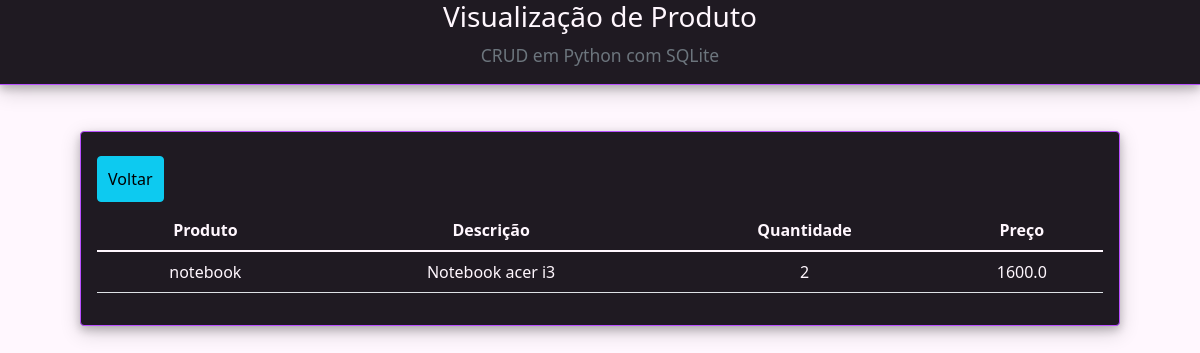
/view/12/, run on the app's committed database.
### app/models.py (models this page shows)
class Produtos(models.Model):  # colocado o nome da classe de produtos
    produto = models.CharField(max_length=100)
    descricao = models.CharField(max_length=255)
    quantidade = models.IntegerField(max_length=4)
    preco = models.FloatField(max_length=10)

### app/views.py (the view)
# urls.py: path('view/<int:pk>/', view, name='view'),  # para selecionar o ID e visualizar o registro
def view(request, pk):  # pk é o ID do DB, que está sendo capturado no botão visulizar no index.html
    data = {}
    data['db'] = Produtos.objects.get(pk=pk)
    return render(request, 'view.html', data)

### app/templates/view.html (shortened to what this page needs)
<!DOCTYPE html>
<html lang="en">
<head>
    {% load static %}
    <link href="https://cdn.jsdelivr.net/npm/bootstrap@5.1.3/dist/css/bootstrap.min.css" rel="stylesheet">
    <link rel="stylesheet" type="text/css" href="{% static 'css/style.css' %}" />
    </head>
<body>
  <div class="container-fluid blockquote text-center">
    <h3>Visualização de Produto</h3>
    <small class="text-muted">
      <p>CRUD em Python com SQLite</p>
    </small>
  </div>
  <main>
    <div class="container p-3 mb-5 rounded">
      <div class="pt-2 pb-2">
        <a href="/" class="btn btn-info">Voltar</a>
    </div>
      <div class="table-responsive-sm">
        <table class="table text-center">
          <thead class="table-thead">
            <tr>
              <th scope="col">Produto</th>
              <th scope="col">Descrição</th>
              <th scope="col">Quantidade</th>
              <th scope="col">Preço</th>
            </tr>
          </thead>
          <tbody>
            <tr>
              <td>{{db.produto}}</td>
              <td>{{db.descricao}}</td>
              <td>{{db.quantidade}}</td>
              <td>{{db.preco}}</td>
            </tr>
          </tbody>
        </table>
      </div>
    </div>
  </main>
</body>
</html>

### app/static/css/style.css (style rules this page uses)
:root { --cor-principal: rgb(31, 26, 34); --cor-fonte-clara: rgb(255, 247, 254); --fonte-principal: 'Montserrat', sans-serif; }
body { background-color: var(--cor-fonte-clara); color: var(--cor-fonte-clara); }
main { width: 90vw; margin: 0 auto; padding: 30px 20px; height: auto; }
.container-fluid { background-color: var(--cor-principal); border-bottom: 1px solid rgb(185, 80, 255); box-shadow: 0 4px 8px 0 rgba(0, 0, 0, 0.2), 0 6px 20px 0 rgba(0, 0, 0, 0.19); }
.container { background-color: var(--cor-principal); border: 1px solid rgb(185, 80, 255); box-shadow: 0 4px 8px 0 rgba(0, 0, 0, 0.2), 0 6px 20px 0 rgba(0, 0, 0, 0.19); }
.btn { margin: 0 0.5rem 0 0; padding: 1%; }
.table { color: var(--cor-fonte-clara); }
.table-thead { border-bottom: 1px solid rgb(185, 80, 255); }

### data on the page
Produtos: produto "notebook", descricao "Notebook acer i3", quantidade "2", preco "1600.0"
